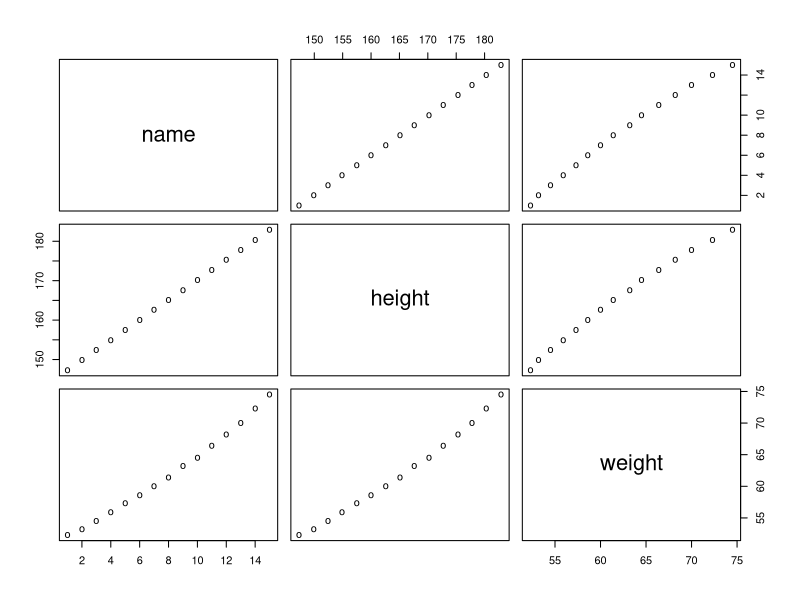
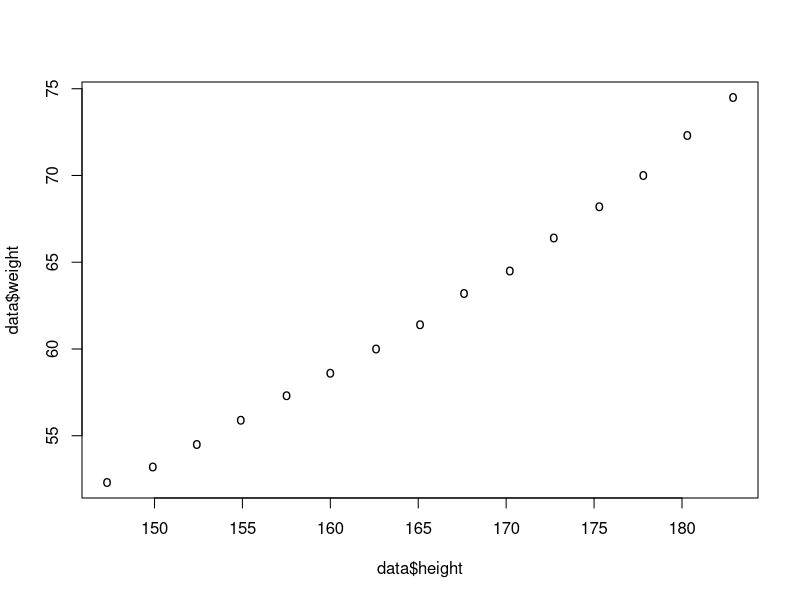
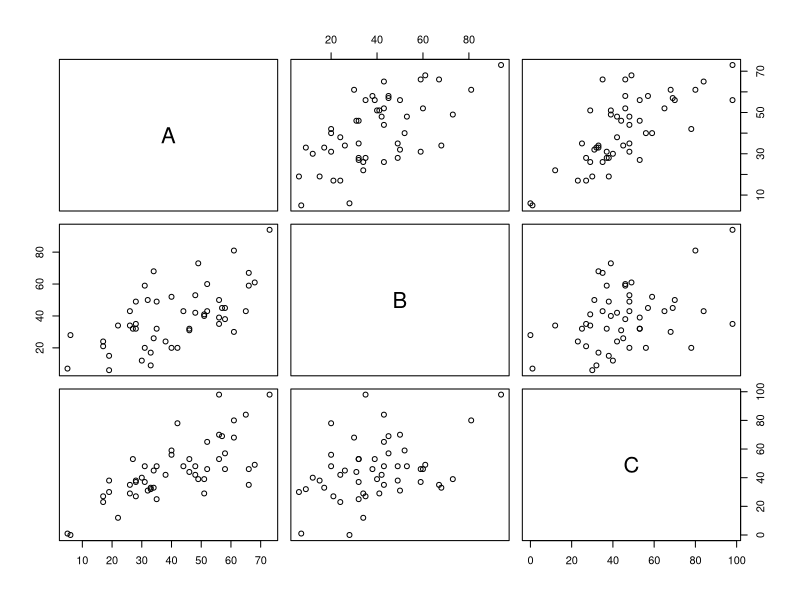

These figures' R source, in order:
data <- read.table('./data/w1.dat', header = T)

head(data)
var(data$height)
h2 <- lm(weight~height, data = data)
h2
summary(h2)
plot(data, pch='o')

plot(data$height, data$weight,pch='o')
p0 <- read.table('./data/x0.dat', header = T, row.names = 1)
B1 <- residuals(lm(B~A, data = p0))
C1 <- residuals(lm(C~A, data = p0))
cor(B1,C1)
cor(p0$B,p0$C)
cor(p0)
plot(p0)
